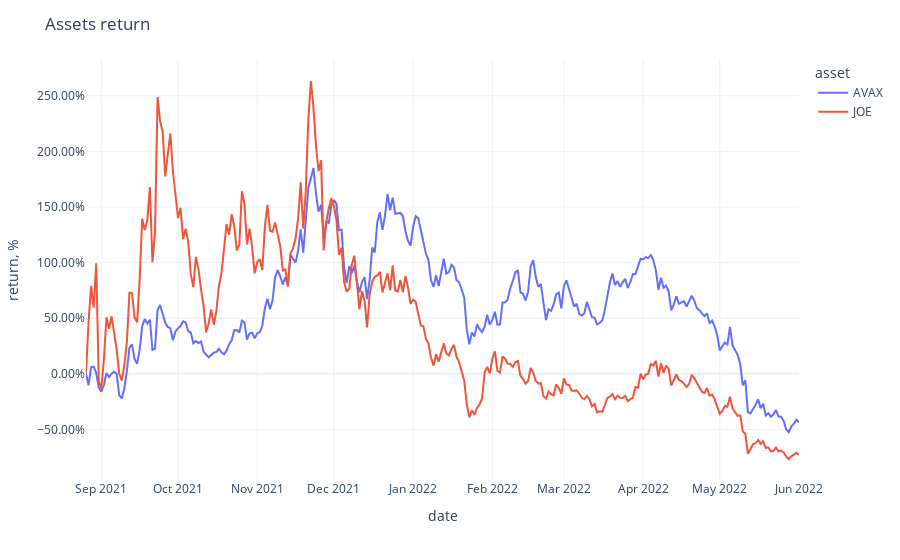

The notebook cell saved with this chart:
### Code cell
fig = px.line(prices_data/prices_data.iloc[0]-1,
       labels={'variable': 'asset', 'value': 'return, %'})
fig.update_traces(
    hovertemplate="%{y}"
)
fig.update_yaxes(
    tickformat=".2%",
)
fig.update_xaxes(
    showspikes=True,
    spikethickness=2,
    spikedash="dot",
    spikecolor="#999999",
    spikemode="across",
)
fig.update_layout(
    hovermode="x",
    template='plotly_white',
    title='Assets return'
)
fig.show()

### Figure 1 — Plotly figure (JSON) as saved in the notebook; plotly's stock layout.template omitted (floating-point values rounded to 4 significant figures; data arrays with more than 128 entries replaced by an {"elided": "..."} marker saying what was removed)
{"data": [{"hovertemplate": "%{y}", "legendgroup": "AVAX", "line": {"color": "#636efa", "dash": "solid"}, "marker": {"symbol": "circle"}, "mode": "lines", "name": "AVAX", "orientation": "v", "showlegend": true, "type": "scatter", "x": {"elided": "280 str values"}, "xaxis": "x", "y": {"elided": "280 float values"}, "yaxis": "y"}, {"hovertemplate": "%{y}", "legendgroup": "JOE", "line": {"color": "#EF553B", "dash": "solid"}, "marker": {"symbol": "circle"}, "mode": "lines", "name": "JOE", "orientation": "v", "showlegend": true, "type": "scatter", "x": {"elided": "280 str values"}, "xaxis": "x", "y": {"elided": "280 float values"}, "yaxis": "y"}], "layout": {"autosize": true, "hovermode": "x", "legend": {"title": {"text": "asset"}, "tracegroupgap": 0}, "margin": {"t": 60}, "title": {"text": "Assets return"}, "xaxis": {"anchor": "y", "autorange": true, "domain": [0, 1], "range": ["2021-08-26", "2022-06-01"], "showspikes": true, "spikecolor": "#999999", "spikedash": "dot", "spikemode": "across", "spikethickness": 2, "title": {"text": "date"}, "type": "date"}, "yaxis": {"anchor": "x", "autorange": true, "domain": [0, 1], "range": [-0.9546, 2.822], "tickformat": ".2%", "title": {"text": "return, %"}, "type": "linear"}}}
